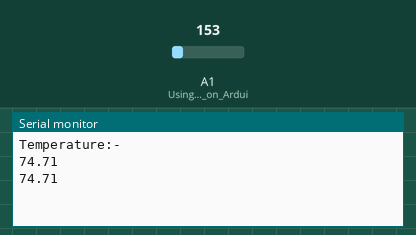
Simulated run of this sketch. Board: Arduino Uno, built with avr-gcc and run on an emulated ATmega328P. Shown: the last lines printed to the serial monitor. Inputs (shaded band) come from the test bench; at power-on: A1 (Using_analog_pin_on_Ardui) = 153.

Above: at 1.8 s.
1.9 s: A1 (Using_analog_pin_on_Ardui) set to 165
At 2.8 s:
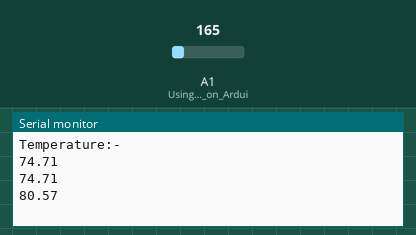
3.4 s: A1 (Using_analog_pin_on_Ardui) set to 175
At 4.8 s:
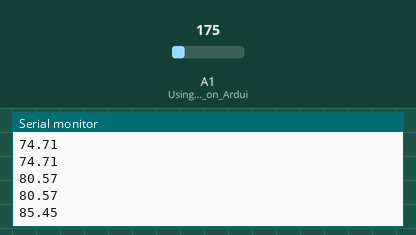
Timing chart, 0 to 6.4 s (numbered marks = the images above; inputs shaded):
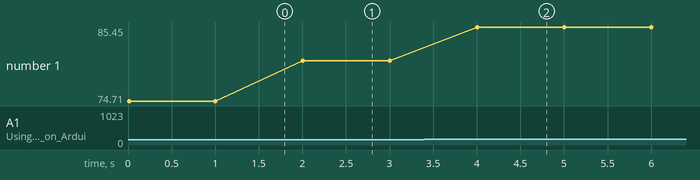

Measured:
- after the input at 1.9 s, the serial monitor: prints a new line after 0.10 s (image 1)
- after the input at 3.4 s, the serial monitor: prints a new line after 0.60 s (image 2)
- plotted number 1: 74.71 → 80.57 after the input at 1.9 s, 80.57 → 85.45 after the input at 3.4 s

The sketch:

Arduino_Sketch.ino
```cpp
void setup() {
  Serial.begin(9600);  // Used to display the value on serial monitor
  Serial.println("Temperature:-");
  pinMode(A1, INPUT);  // Using analog pin on Arduino Board
}

void loop() {
  float val = analogRead(A1); // Reads the input values of TMP 36 that is attached to TMP_36
  float mv = (val/1024.0)*5000;  // Converts the voltage input to Celsius
  float cel = mv / 10; // Finally millivolts converted to celsius
  //float frh = (cel * 9)/5 + 32; // Farhenheit value (Not displayed on Serial monitor)
  Serial.println(cel); // Displays temperature on Serial monitor.
  delay(1000);
}
```
